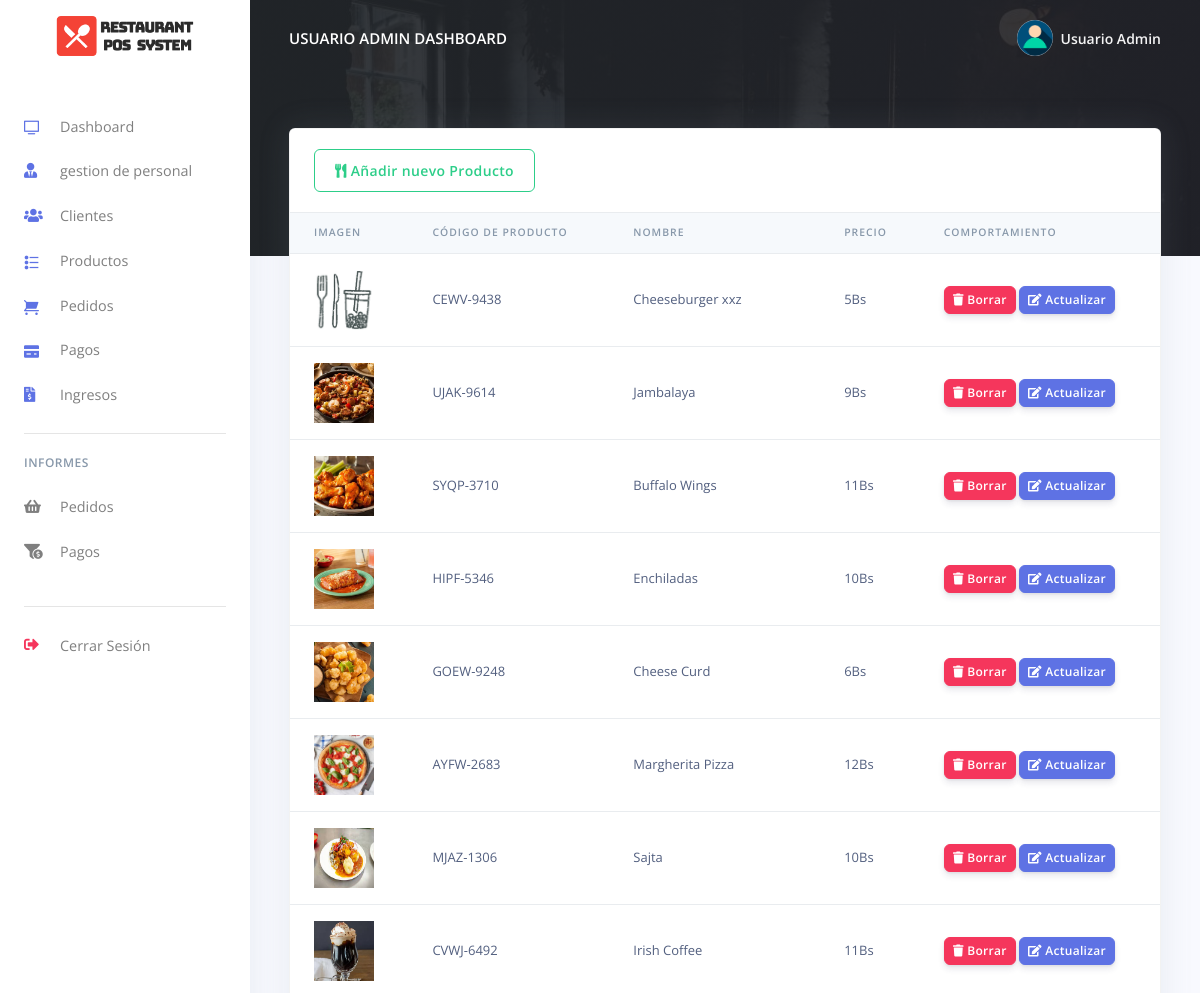
Page /Restro/admin/products.php (signed in, upper part) on the earlier database version.
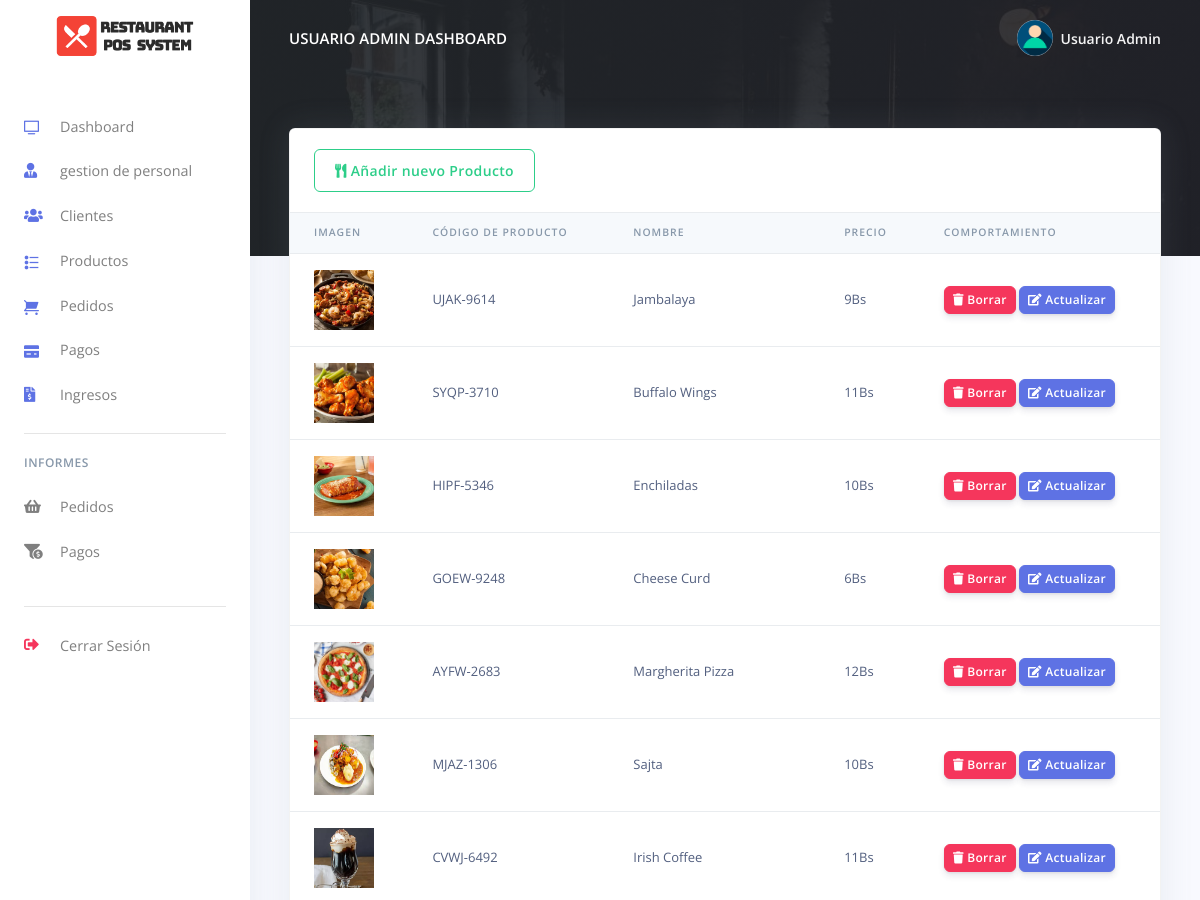
Same page on the later database version.
### tables this page shows
CREATE TABLE `rpos_admin` (
  `admin_id` varchar(200) NOT NULL,
  `admin_name` varchar(200) NOT NULL,
  `admin_email` varchar(200) NOT NULL,
  `admin_password` varchar(200) NOT NULL
);

CREATE TABLE `rpos_productos` (
  `prod_id` varchar(200) NOT NULL,
  `prod_code` varchar(200) NOT NULL,
  `prod_nombre` varchar(200) NOT NULL,
  `prod_img` varchar(200) NOT NULL,
  `prod_desc` longtext NOT NULL,
  `prod_precio` varchar(200) NOT NULL,
  `created_at` timestamp(6) NOT NULL DEFAULT current_timestamp(6) ON UPDATE current_timestamp(6)
);

### Restro/admin/products.php (the view, shortened to what the changed rows need)
<?php
include('config/config.php');
require_once('partials/_head.php');
?>
<body>
  <?php
  require_once('partials/_sidebar.php');
  ?>
  <div class="main-content">
    <?php
    require_once('partials/_topnav.php');
    ?>
    <div class="container-fluid mt--8">
      <div class="row">
        <div class="col">
          <div class="card shadow">
            <div class="table-responsive">
              <table class="table align-items-center table-flush">
                <thead class="thead-light">
                  <tr>
                    <th scope="col">IMAGEN</th>
                    <th scope="col">CÓDIGO DE PRODUCTO</th>
                    <th scope="col">NOMBRE</th>
                    <th scope="col">PRECIO</th>
                    <th scope="col">COMPORTAMIENTO</th>
                  </tr>
                </thead>
                <tbody>
                  <?php
                  $ret = "SELECT * FROM  rpos_productos ";
                  $stmt = $mysqli->prepare($ret);
                  $stmt->execute();
                  $res = $stmt->get_result();
                  while ($prod = $res->fetch_object()) {
                  ?>
                    <tr>
                      <td>
                        <?php
                        if ($prod->prod_img) {
                          echo "<img src='assets/img/products/$prod->prod_img' height='60' width='60 class='img-thumbnail'>";
                        } else {
                          echo "<img src='assets/img/products/default.jpg' height='60' width='60 class='img-thumbnail'>";
                        }
                        ?>
                      </td>
                      <td><?php echo $prod->prod_code; ?></td>
                      <td><?php echo $prod->prod_nombre; ?></td>
                      <td><?php echo $prod->prod_precio; ?>Bs</td>
                      <td>
                        <a href="delete_products.php?delete=<?php echo $prod->prod_id; ?>">
                          <button class="btn btn-sm btn-danger">
                            <i class="fas fa-trash"></i>
                            Borrar
                          </button>
                        </a>
                        <a href="update_product.php?update=<?php echo $prod->prod_id; ?>">
                          <button class="btn btn-sm btn-primary">
                            <i class="fas fa-edit"></i>
                            Actualizar
                          </button>
                        </a>
                      </td>
                    </tr>
                  <?php } ?>
                </tbody>
              </table>
            </div>
          </div>
        </div>
      </div>
    </div>
  </div>
</body>
</html>

### Restro/admin/partials/_sidebar.php (shortened to what the changed rows need)
<?php
$admin_id = $_SESSION['admin_id'];
$ret = "SELECT * FROM  rpos_admin  WHERE admin_id = '$admin_id'";
$stmt = $mysqli->prepare($ret);
$stmt->execute();
$res = $stmt->get_result();
while ($admin = $res->fetch_object()) {
?>
  <nav class="navbar navbar-vertical fixed-left navbar-expand-md navbar-light bg-white" id="sidenav-main">
    <div class="container-fluid">
      <a class="navbar-brand pt-0" href="dashboard.php">
        <img src="assets/img/brand/repos.png" class="navbar-brand-img" alt="...">
      </a>
      <div class="collapse navbar-collapse" id="sidenav-collapse-main">
        <ul class="navbar-nav">
          <li class="nav-item">
            <a class="nav-link" href="dashboard.php">
              <i class="ni ni-tv-2 text-primary"></i> Dashboard
            </a>
          </li>
          <li class="nav-item">
            <a class="nav-link" href="hrm.php">
              <i class="fas fa-user-tie text-primary"></i> gestion de personal
            </a>
          </li>
          <li class="nav-item">
            <a class="nav-link" href="customes.php">
              <i class="fas fa-users text-primary"></i> Clientes
            </a>
          </li>
          <li class="nav-item">
            <a class="nav-link" href="products.php">
              <i class="ni ni-bullet-list-67 text-primary"></i>Productos
            </a>
          </li>
          <li class="nav-item">
            <a class="nav-link" href="orders.php">
              <i class="ni ni-cart text-primary"></i> Pedidos
            </a>
          </li>
          <li class="nav-item">
            <a class="nav-link" href="payments.php">
              <i class="ni ni-credit-card text-primary"></i> Pagos
            </a>
          </li>
          <li class="nav-item">
            <a class="nav-link" href="receipts.php">
              <i class="fas fa-file-invoice-dollar text-primary"></i> Ingresos
            </a>
          </li>
        </ul>
        <hr class="my-3">
        <h6 class="navbar-heading text-muted">Informes</h6>
        <ul class="navbar-nav mb-md-3">
          <li class="nav-item">
            <a class="nav-link" href="orders_reports.php">
              <i class="fas fa-shopping-basket"></i> Pedidos
            </a>
          </li>
          <li class="nav-item">
            <a class="nav-link" href="payments_reports.php">
              <i class="fas fa-funnel-dollar"></i> Pagos
            </a>
          </li>
        </ul>
        <hr class="my-3">
        <ul class="navbar-nav mb-md-3">
          <li class="nav-item">
            <a class="nav-link" href="logout.php">
              <i class="fas fa-sign-out-alt text-danger"></i> Cerrar Sesión
            </a>
          </li>
        </ul>
      </div>
    </div>
  </nav>
<?php } ?>

### Restro/admin/partials/_topnav.php (shortened to what the changed rows need)
<?php
$admin_id = $_SESSION['admin_id'];
$ret = "SELECT * FROM  rpos_admin  WHERE admin_id = '$admin_id'";
$stmt = $mysqli->prepare($ret);
$stmt->execute();
$res = $stmt->get_result();
while ($admin = $res->fetch_object()) {
?>
    <nav class="navbar navbar-top navbar-expand-md navbar-dark" id="navbar-main">
        <div class="container-fluid">
            <a class="h4 mb-0 text-white text-uppercase d-none d-lg-inline-block" href="dashboard.php"><?php echo $admin->admin_name; ?> Dashboard</a>
            <ul class="navbar-nav align-items-center d-none d-md-flex">
                <li class="nav-item dropdown">
                    <a class="nav-link pr-0" href="#" role="button" data-toggle="dropdown" aria-haspopup="true" aria-expanded="false">
                        <div class="media align-items-center">
                            <span class="avatar avatar-sm rounded-circle">
                                <img alt="Image placeholder" src="assets/img/theme/user-a-min.png">
                            </span>
                            <div class="media-body ml-2 d-none d-lg-block">
                                <span class="mb-0 text-sm  font-weight-bold"><?php echo $admin->admin_name; ?></span>
                            </div>
                        </div>
                    </a>
                </li>
            </ul>
        </div>
    </nav>
<?php } ?>

Differences in the rows shown:
removed rpos_productos: prod_code "CEWV-9438", prod_nombre "Cheeseburger xxz", prod_precio "5"
